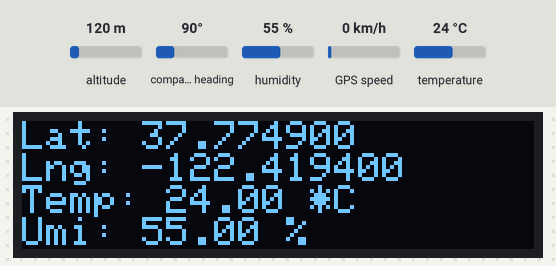
Bench run of a sketch on a simulated ESP32. Shown: 128×32 one-colour display. The inputs (shaded band) are chosen by the test bench; at power-on: humidity 55 %, temperature 24 °C, altitude 120 m, compass heading 90°, GPS speed 0 km/h. WiFi joins after 1.5 s; servers stay silent unless stated; uploads are accepted with an empty reply; the GPS gets a fix after 3 s at 37.7749, -122.4194 with 8 satellites; what the sketch prints to the serial monitor is not drawn.

Above: at 9.7 s.
9.8 s: humidity set to 22 %
At 13.4 s:
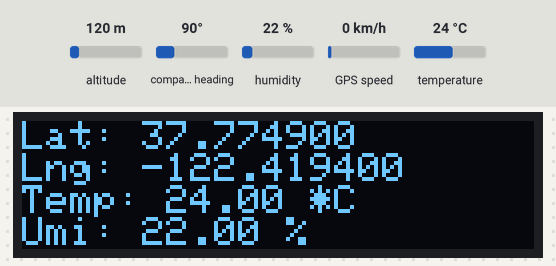
13.7 s: temperature set to 12 °C
At 16.0 s:
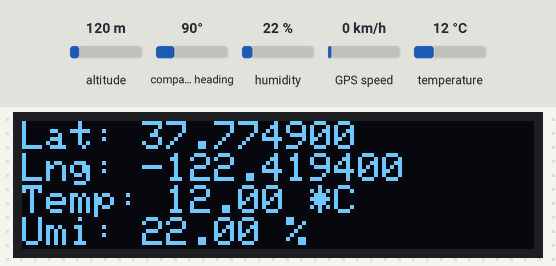
16.7 s: humidity set to 40 %
At 19.5 s:
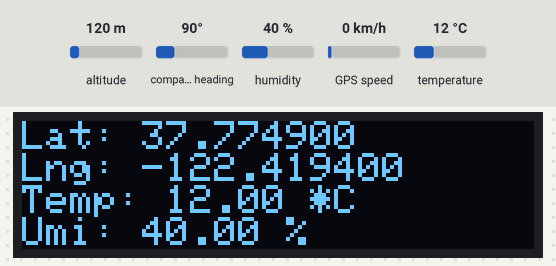
19.8 s: temperature set to 19 °C
At 22.4 s:
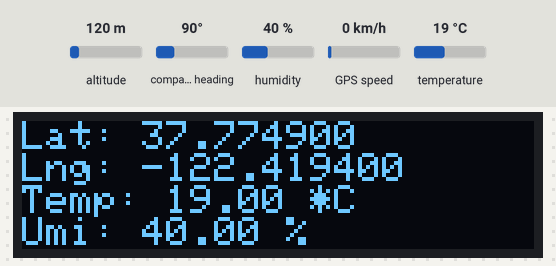

Measured:
- after the input at 9.8 s, the display: first differs from a run without the input after 2.4 s (image 1)
- after the input at 13.7 s, the display: first differs from a run without the input after 1.6 s (image 2 shows a later state)
- after the input at 16.7 s, the display: first differs from a run without the input after 1.7 s (image 3)

The sketch:

tempmoto.ino
```cpp
#include <Wire.h>
#include <Adafruit_SSD1306.h>
#include <TinyGPS++.h>
#include <Adafruit_GFX.h>
#include <Adafruit_SSD1306.h>
#include "DHT.h"
#include <SPI.h>
//#include "WiFi.h"
#include <WiFiClientSecure.h>
#include <HTTPClient.h>

#define SCREEN_WIDTH 128 // OLED display width, in pixels
#define SCREEN_HEIGHT 32 // OLED display height, in pixels
const char* serverName = "https://tempmotoweb.azurewebsites.net/api/medicoes";

//On ESP32: GPIO-21(SDA), GPIO-22(SCL)
#define OLED_RESET -1 //Reset pin # (or -1 if sharing Arduino reset pin)
#define SCREEN_ADDRESS 0x3C //See datasheet for Address
Adafruit_SSD1306 display(SCREEN_WIDTH, SCREEN_HEIGHT, &Wire, OLED_RESET);

#define RXD2 16
#define TXD2 17
HardwareSerial neogps(1);

TinyGPSPlus gps;

double Latitude;
double Longitude;
double Velocidade;
double Altitude;
int Num_Satelites;

unsigned long ultima = 0;
const int pino_dht = 4; // pino onde o sensor DHT está conectado
float temperatura; // variável para armazenar o valor de temperatura
float umidade; // variável para armazenar o valor de umidade
DHT dht(pino_dht, DHT11); // define o pino e o tipo de DHT*/

void limpaDisplay();
void print_speed();
void posta();

void setup() {
  Serial.begin(115200);

  //Begin serial communication Arduino IDE (Serial Monitor)

  //Begin serial communication Neo6mGPS
  neogps.begin(9600, SERIAL_8N1, RXD2, TXD2);

  // SSD1306_SWITCHCAPVCC = generate display voltage from 3.3V internally
  if(!display.begin(SSD1306_SWITCHCAPVCC, SCREEN_ADDRESS)) {
    Serial.println(F("SSD1306 allocation failed"));
    for(;;); // Don't proceed, loop forever
  }
  dht.begin();

  display.clearDisplay();
  display.display();

  delay(1000);

  limpaDisplay();
  display.print("Conectando wifi");
  display.display();

  WiFi.mode(WIFI_STA);
  WiFi.disconnect();

 /*int n = WiFi.scanNetworks();
  Serial.println("scan done");
  if (n == 0) {
      Serial.println("no networks found");
  } else {
    Serial.print(n);
    Serial.println(" networks found");
    for (int i = 0; i < n; ++i) {
      // Print SSID and RSSI for each network found
      Serial.print(i + 1);
      Serial.print(": ");
      Serial.print(WiFi.SSID(i));
      Serial.print(" (");
      Serial.print(WiFi.RSSI(i));
      Serial.print(")");
      Serial.println((WiFi.encryptionType(i) == WIFI_AUTH_OPEN)?" ":"*");
      delay(10);
    }
  }
  Serial.println("");

  // Wait a bit before scanning again
  delay(5000);*/

  WiFi.begin("Netvirtua2250", "3403822250");
  limpaDisplay();
  display.print("Conectando a Netvirtua2250");
  display.display();
  while (WiFi.status() != WL_CONNECTED) {
    Serial.print('.');
    display.print(".");
    display.display();
    delay(1000);
  }
  Serial.println(WiFi.localIP());

  limpaDisplay();
  display.print(WiFi.localIP());
  display.display();
  delay(5000);

}

void loop() {
  if(WiFi.status() == WL_CONNECTED){
    boolean newData = false;
    for (unsigned long start = millis(); millis() - start < 1000;)
    {
      while (neogps.available())
      {

        char c = neogps.read();
        //Serial.print(c);
        if (gps.encode(c))
        {
          newData = true;
        }
      }
    }

    //If newData is true
    if(newData == true)
    {
      newData = false;
      //Serial.print(gps.satellites.value());
      print_speed();
    }
    else
    {
      limpaDisplay();
      display.print("Esperando conexao gps");
      display.display();
    }
  }else{
    Serial.print("erro conexao, reconectando");
    WiFi.reconnect();
    while (WiFi.status() != WL_CONNECTED) {
    Serial.print('.');
    delay(1000);
  }
  }
}

void limpaDisplay(){
  display.clearDisplay();
  display.setTextColor(SSD1306_WHITE);
  display.setCursor(0, 0);
  display.setTextSize(1);
}

void print_speed()
{
  display.clearDisplay();
  display.setTextColor(SSD1306_WHITE);

  if (gps.location.isValid() == 1)
  {

    Latitude = gps.location.lat();
    Longitude = gps.location.lng();
    Velocidade = gps.speed.kmph();
    Altitude = gps.altitude.meters();
    Num_Satelites = gps.satellites.value();
   //String gps_speed = String(gps.speed.kmph());
    display.setTextSize(1);

    display.setCursor(0, 0);
    display.print("Lat: ");
    //display.setCursor(, 0);
    display.println(Latitude,6);

    //display.setCursor(25, 20);
    display.print("Lng: ");
    //display.setCursor(50, 20);
    display.println(Longitude,6);

    /*//display.setCursor(25, 35);
    display.print("Speed: ");
    //display.setCursor(65, 35);
    display.println(gps.speed.kmph());

    //display.setTextSize(1);
    //display.setCursor(0, 50);
    display.print("SAT:");
    //display.setCursor(25, 50);
    display.println(gps.satellites.value());

    //display.setTextSize(1);
    //display.setCursor(70, 50);
    display.print("ALT:");
    //display.setCursor(95, 50);
    display.println(gps.altitude.meters(), 0);*/
    temperatura = dht.readTemperature(); // lê a temperatura em Celsius
  umidade = dht.readHumidity(); // lê a umidade

  // Se ocorreu alguma falha durante a leitura
  if (isnan(umidade) || isnan(temperatura)) {
    Serial.println("Falha na leitura do Sensor DHT!");
    display.println("Falha na leitura do Sensor DHT ");
    display.display();
  }
  else { // Se não
    // Imprime o valor de temperatura
    display.print("Temp: ");
    display.print(temperatura);
    display.println(" *C ");
    display.display();

    // Imprime o valor de umidade
    display.print("Umi: ");
    display.print(umidade);
    display.print(" %");

    display.println(); // nova linha
    //display.display();
    posta();


  }

    display.display();

  }
  else
  {
    limpaDisplay();
    display.print("Sem conexao GPS");
    display.display();
  }
  delay(500);
}

void posta(){
  if(millis() - ultima >= 60000){
    ultima = millis();

    limpaDisplay();
    display.println("postando medicoes");
    display.display();
  WiFiClientSecure *client = new WiFiClientSecure;
    client->setInsecure(); //don't use SSL certificate
    HTTPClient https;

    // Your Domain name with URL path or IP address with path
    https.begin(*client, serverName);

    // Specify content-type header
    https.addHeader("Content-Type", "application/json");

    // Prepare your HTTP POST request data
    String httpRequestData = "{\"Latitude\": "+String(Latitude,6)+",\"Longitude\": "+String(Longitude,6)+",\"Temperatura\": "+String(temperatura,2)+",\"Umidade\": "+String(umidade,2)+",\"Num_Satelites\": "+String(Num_Satelites)+",\"Velocidade\": "+String(Velocidade)+",\"Altitude\": "+String(Altitude,2)+"}";
        //String httpRequestData = "{\"Latitude\": 0,\"Longitude\": 0,\"Temperatura\": 0,\"Umidade\": 0,\"Num_Satelites\": 0,\"Velocidade\": 0,\"Altitude\": 0}";

    Serial.print("httpRequestData: ");
    Serial.println(httpRequestData);
    int httpResponseCode = https.POST(httpRequestData);

    if (httpResponseCode>0) {
      Serial.print("HTTP Response code: ");
      Serial.println(httpResponseCode);
      display.print("Cod Resp:");
      display.print(httpResponseCode);
      display.display();
    }
    else {
      Serial.print("Error code: ");
      Serial.println(httpResponseCode);

      display.print("Erro postagem:");
      display.print(httpResponseCode);
      display.display();
    }
    // Free resources
    https.end();
    delay(2000);
    limpaDisplay();
  }
}
```
